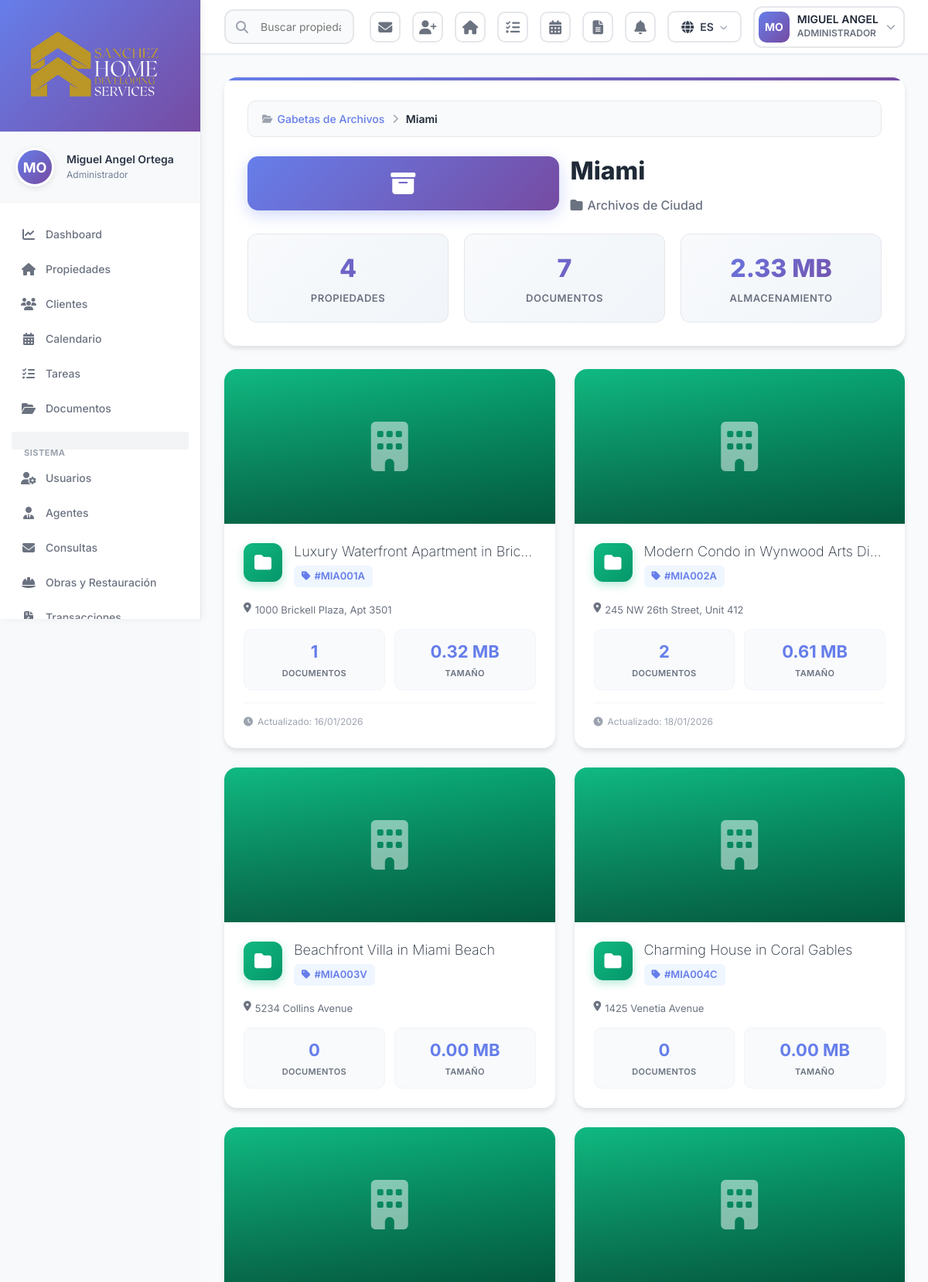
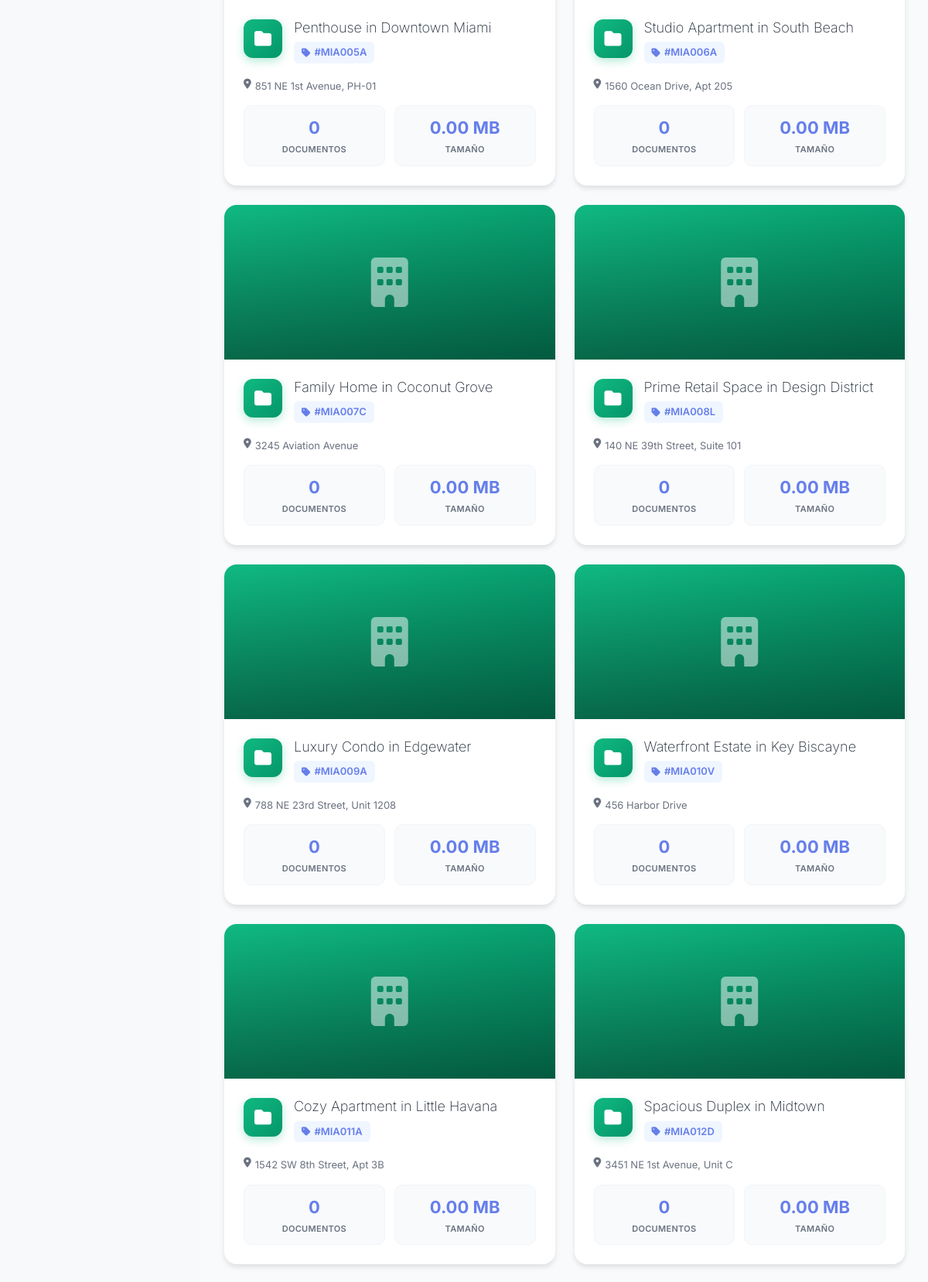
The page /documentos-ciudad.php?city=Miami (signed in, upper part) on the database its author committed (2 pictures, top to bottom).
### tables this page shows
CREATE TABLE `users` (
  `id` int(10) UNSIGNED NOT NULL,
  `username` varchar(100) NOT NULL,
  `email` varchar(255) NOT NULL,
  `password` varchar(255) NOT NULL,
  `first_name` varchar(100) NOT NULL,
  `last_name` varchar(100) NOT NULL,
  `phone` varchar(50) DEFAULT NULL,
  `phone_office` varchar(50) DEFAULT NULL,
  `profile_picture` varchar(500) DEFAULT NULL,
  `document_id` varchar(100) DEFAULT NULL,
  `date_of_birth` date DEFAULT NULL,
  `address` text DEFAULT NULL,
  `role_id` int(10) UNSIGNED NOT NULL,
  `office_id` int(10) UNSIGNED DEFAULT NULL,
  `status` enum('active','inactive','suspended') DEFAULT 'active',
  `position` varchar(150) DEFAULT NULL,
  `specialization` varchar(150) DEFAULT NULL,
  `license_number` varchar(100) DEFAULT NULL,
  `commission_sale` decimal(5,2) DEFAULT 0.00,
  `commission_rent` decimal(5,2) DEFAULT 0.00,
  `biography` text DEFAULT NULL,
  `linkedin_url` varchar(500) DEFAULT NULL,
  `facebook_url` varchar(500) DEFAULT NULL,
  `twitter_url` varchar(500) DEFAULT NULL,
  `instagram_url` varchar(500) DEFAULT NULL,
  `whatsapp_business` varchar(50) DEFAULT NULL,
  `language` varchar(5) DEFAULT 'en',
  `show_in_public_website` tinyint(1) DEFAULT 0,
  `total_sales` int(10) UNSIGNED DEFAULT 0,
  `total_rentals` int(10) UNSIGNED DEFAULT 0,
  `total_transaction_value` decimal(15,2) DEFAULT 0.00,
  `average_rating` decimal(3,2) DEFAULT 0.00,
  `email_verified_at` timestamp NULL DEFAULT NULL,
  `remember_token` varchar(100) DEFAULT NULL,
  `last_login` timestamp NULL DEFAULT NULL,
  `created_at` timestamp NULL DEFAULT current_timestamp(),
  `updated_at` timestamp NULL DEFAULT current_timestamp() ON UPDATE current_timestamp()
);

CREATE TABLE `roles` (
  `id` int(10) UNSIGNED NOT NULL,
  `name` varchar(100) NOT NULL,
  `display_name` varchar(150) NOT NULL,
  `description` text DEFAULT NULL,
  `permissions` longtext DEFAULT NULL CHECK (json_valid(`permissions`)),
  `is_active` tinyint(1) DEFAULT 1,
  `created_at` timestamp NULL DEFAULT current_timestamp(),
  `updated_at` timestamp NULL DEFAULT current_timestamp() ON UPDATE current_timestamp()
);

CREATE TABLE `properties` (
  `id` int(10) UNSIGNED NOT NULL,
  `reference` varchar(50) NOT NULL,
  `title` varchar(255) NOT NULL,
  `description` text DEFAULT NULL,
  `property_type_id` int(10) UNSIGNED NOT NULL,
  `operation_type` enum('sale','rent','vacation_rent','transfer') NOT NULL,
  `status` enum('available','reserved','rented','sold','retired','draft','deleted') DEFAULT 'draft',
  `price` decimal(15,2) NOT NULL,
  `currency` varchar(10) DEFAULT 'USD',
  `deposit` decimal(15,2) DEFAULT NULL,
  `community_fees` decimal(10,2) DEFAULT NULL,
  `ibi_annual` decimal(10,2) DEFAULT NULL,
  `price_per_sqm` decimal(10,2) DEFAULT NULL,
  `country` varchar(100) DEFAULT 'República Dominicana',
  `state_province` varchar(100) DEFAULT NULL,
  `city` varchar(100) DEFAULT NULL,
  `zone` varchar(150) DEFAULT NULL,
  `postal_code` varchar(20) DEFAULT NULL,
  `address` varchar(500) DEFAULT NULL,
  `latitude` decimal(10,8) DEFAULT NULL,
  `longitude` decimal(11,8) DEFAULT NULL,
  `bedrooms` int(10) UNSIGNED DEFAULT 0,
  `bathrooms` decimal(3,1) DEFAULT 0.0,
  `garage` tinyint(1) DEFAULT 0,
  `garage_spaces` int(10) UNSIGNED DEFAULT 0,
  `elevator` tinyint(1) DEFAULT 0,
  `floor_number` int(11) DEFAULT NULL,
  `total_floors` int(10) UNSIGNED DEFAULT NULL,
  `useful_area` decimal(10,2) DEFAULT NULL,
  `built_area` decimal(10,2) DEFAULT NULL,
  `plot_area` decimal(10,2) DEFAULT NULL,
  `year_built` int(10) UNSIGNED DEFAULT NULL,
  `orientation` enum('north','south','east','west','northeast','northwest','southeast','southwest') DEFAULT NULL,
  `conservation_status` varchar(100) DEFAULT NULL,
  `energy_certificate` varchar(10) DEFAULT NULL,
  `furnished` tinyint(1) DEFAULT 0,
  `owner_id` int(10) UNSIGNED DEFAULT NULL,
  `agent_id` int(10) UNSIGNED DEFAULT NULL,
  `second_agent_id` int(10) UNSIGNED DEFAULT NULL,
  `office_id` int(10) UNSIGNED DEFAULT NULL,
  `views_count` int(10) UNSIGNED DEFAULT 0,
  `inquiries_count` int(10) UNSIGNED DEFAULT 0,
  `favorites_count` int(10) UNSIGNED DEFAULT 0,
  `featured` tinyint(1) DEFAULT 0,
  `publish_on_website` tinyint(1) DEFAULT 0,
  `publish_on_homepage` tinyint(1) DEFAULT 0,
  `publish_portals` longtext DEFAULT NULL CHECK (json_valid(`publish_portals`)),
  `video_url` varchar(500) DEFAULT NULL,
  `virtual_tour_url` varchar(500) DEFAULT NULL,
  `expected_date` date DEFAULT NULL,
  `internal_notes` text DEFAULT NULL,
  `origin_agency` varchar(255) DEFAULT NULL,
  `created_at` timestamp NULL DEFAULT current_timestamp(),
  `updated_at` timestamp NULL DEFAULT current_timestamp() ON UPDATE current_timestamp(),
  `published_at` timestamp NULL DEFAULT NULL,
  `sold_at` timestamp NULL DEFAULT NULL
);

### documentos-ciudad.php (the view, shortened to what the rows shown need)
<?php
require_once 'config.php';
require_once 'database.php';
require_once 'functions.php';
$currentUser = getCurrentUser();
$city = $_GET['city'] ?? '';
$properties = db()->select("
    SELECT
        p.id,
        p.reference,
        p.title,
        p.address,
        p.city,
        pi.image_path as main_image,
        COUNT(DISTINCT d.id) as document_count,
        COALESCE(SUM(d.file_size), 0) as total_size,
        MAX(d.created_at) as last_update
    FROM properties p
    LEFT JOIN documents d ON p.id = d.property_id AND d.status = 'active'
    LEFT JOIN property_images pi ON p.id = pi.property_id AND pi.is_main = 1
    WHERE p.city = ?
    GROUP BY p.id, pi.image_path
    ORDER BY p.reference
", [$city]);
include 'header.php';
include 'sidebar.php';
?>
<div class="city-view-container">
    <div class="properties-grid">
        <?php if (empty($properties)): ?>
            <div class="empty-state">
                <i class="fas fa-building empty-icon"></i>
                <h3><?php echo __('documents.no_properties', [], 'No properties in this city'); ?></h3>
                <p class="text-muted"><?php echo __('documents.no_properties_registered', [], 'This city has no registered properties yet'); ?></p>
            </div>
        <?php else: ?>
            <?php foreach ($properties as $property):
                $hasImage = false;
                $webImagePath = '';
                if (!empty($property['main_image'])) {
                    $imagePath = $property['main_image'];
                    if (strpos($imagePath, 'uploads/') !== false) {
                        $webImagePath = substr($imagePath, strpos($imagePath, 'uploads/'));
                    } else {
                        $webImagePath = $imagePath;
                    }
                    $webImagePath = ltrim($webImagePath, '/');
                }
            ?>
            <div class="property-card" onclick="openProperty(<?php echo $property['id']; ?>)">
                <div class="property-card-image">
                    <?php if ($hasImage): ?>
                        <img src="<?php echo htmlspecialchars($webImagePath); ?>"
                             alt="<?php echo htmlspecialchars($property['title']); ?>"
                             onerror="this.style.display='none'; this.nextElementSibling.style.display='flex';">
                        <div class="property-card-image-overlay" style="display: none;">
                            <i class="fas fa-building"></i>
                        </div>
                    <?php else: ?>
                        <div class="property-card-image-overlay">
                            <i class="fas fa-building"></i>
                        </div>
                    <?php endif; ?>
                </div>
                <div class="property-card-content">
                    <div class="property-header">
                        <div class="property-icon-small">
                            <i class="fas fa-folder"></i>
                        </div>
                        <div class="property-info">
                            <h3><?php echo htmlspecialchars($property['title']); ?></h3>
                            <div class="property-reference">
                                <i class="fas fa-tag"></i> <?php echo htmlspecialchars($property['reference']); ?>
                            </div>
                        </div>
                    </div>
                    <div class="property-address">
                        <i class="fas fa-map-marker-alt"></i>
                        <span><?php echo htmlspecialchars($property['address']); ?></span>
                    </div>
                    <div class="property-stats">
                        <div class="property-stat">
                            <div class="property-stat-value"><?php echo $property['document_count']; ?></div>
                            <div class="property-stat-label"><?php echo __('documents.documents', [], 'Documents'); ?></div>
                        </div>
                        <div class="property-stat">
                            <div class="property-stat-value"><?php echo number_format($property['total_size'] / (1024 * 1024), 2); ?> MB</div>
                            <div class="property-stat-label"><?php echo __('documents.size', [], 'Size'); ?></div>
                        </div>
                    </div>
                    <?php if ($property['last_update']): ?>
                    <div class="mt-3">
                        <i class="fas fa-clock"></i>
                        <?php echo __('documents.updated', [], 'Updated'); ?>: <?php echo date('d/m/Y', strtotime($property['last_update'])); ?>
                    </div>
                    <?php endif; ?>
                </div>
            </div>
            <?php endforeach; ?>
        <?php endif; ?>
    </div>
</div>
<?php include 'footer.php'; ?>

### header.php (shortened to what the rows shown need)
<!DOCTYPE html>
<html lang="<?php echo currentLanguage() === 'es' ? 'es' : 'en'; ?>">
<head>
    <link href="https://cdn.jsdelivr.net/npm/bootstrap@5.3.0/dist/css/bootstrap.min.css" rel="stylesheet">
    <link rel="stylesheet" href="https://cdnjs.cloudflare.com/ajax/libs/font-awesome/6.4.0/css/all.min.css">
    <link rel="stylesheet" href="https://cdn.jsdelivr.net/npm/sweetalert2@11/dist/sweetalert2.min.css">
    <link rel="stylesheet" href="assets/css/style.css">
</head>
<body>
<div class="header-modern">
    <div class="header-actions">
        <div class="custom-dropdown" id="userDropdown">
            <div class="custom-dropdown-toggle user-dropdown-toggle">
                <?php if($currentUser['profile_picture']): ?>
                <img src="<?php echo htmlspecialchars($currentUser['profile_picture']); ?>"
                     alt="<?php echo htmlspecialchars($currentUser['first_name']); ?>"
                     class="user-avatar-header">
                <?php else: ?>
                <div class="user-avatar-header" style="background: linear-gradient(135deg, #667eea 0%, #764ba2 100%); display: flex; align-items: center; justify-content: center; color: white; font-weight: 700; font-size: 14px;">
                    <?php echo strtoupper(substr($currentUser['first_name'], 0, 1) . substr($currentUser['last_name'], 0, 1)); ?>
                </div>
                <?php endif; ?>
                <div class="user-info-header">
                    <div class="user-info-name"><?php echo htmlspecialchars($currentUser['first_name']); ?></div>
                    <div class="user-info-role"><?php echo htmlspecialchars($currentUser['role']['display_name'] ?? __('user', [], 'Usuario')); ?></div>
                </div>
                <i class="fas fa-chevron-down" style="color: #9ca3af; font-size: 12px;"></i>
            </div>
        </div>
    </div>
</div>
</body>
</html>
</body>
</html>

### sidebar.php (shortened to what the rows shown need)
<aside class="sidebar" id="sidebar">
    <div class="user-profile-section">
        <div class="d-flex align-items-center gap-3">
            <?php if($currentUser['profile_picture']): ?>
            <img src="<?php echo htmlspecialchars($currentUser['profile_picture']); ?>"
                 alt="<?php echo htmlspecialchars($currentUser['first_name']); ?>"
                 class="user-avatar">
            <?php else: ?>
            <div class="user-avatar-placeholder">
                <?php echo strtoupper(substr($currentUser['first_name'], 0, 1) . substr($currentUser['last_name'], 0, 1)); ?>
            </div>
            <?php endif; ?>
            <div class="flex-grow-1 user-info">
                <h6 class="user-name">
                    <?php echo htmlspecialchars($currentUser['first_name'] . ' ' . $currentUser['last_name']); ?>
                </h6>
                <small class="user-role">
                    <?php echo htmlspecialchars($currentUser['role']['display_name'] ?? __('user', [], 'Usuario')); ?>
                </small>
            </div>
        </div>
    </div>
</aside>

### rows shown on the page
users: first_name+last_name "MO", first_name "MIGUEL ANGEL", first_name+last_name "Miguel Angel Ortega"
roles: display_name "ADMINISTRADOR", display_name "Administrador"
properties: title "Luxury Waterfront Apartment in Bric…", reference "#MIA001A", address "1000 Brickell Plaza, Apt 3501", document_count "1", total_size "0.32", last_update "16/01/2026"
properties: title "Modern Condo in Wynwood Arts Di…", reference "#MIA002A", address "245 NW 26th Street, Unit 412", document_count "2", total_size "0.61", last_update "18/01/2026"
properties: title "Beachfront Villa in Miami Beach", reference "#MIA003V", address "5234 Collins Avenue", document_count "0", total_size "0.00"
properties: title "Charming House in Coral Gables", reference "#MIA004C", address "1425 Venetia Avenue", document_count "0", total_size "0.00"
properties: title "Penthouse in Downtown Miami", reference "#MIA005A", address "851 NE 1st Avenue, PH-01", document_count "0", total_size "0.00"
properties: title "Studio Apartment in South Beach", reference "#MIA006A", address "1560 Ocean Drive, Apt 205", document_count "0", total_size "0.00"
properties: title "Family Home in Coconut Grove", reference "#MIA007C", address "3245 Aviation Avenue", document_count "0", total_size "0.00"
properties: title "Prime Retail Space in Design District", reference "#MIA008L", address "140 NE 39th Street, Suite 101", document_count "0", total_size "0.00"
properties: title "Luxury Condo in Edgewater", reference "#MIA009A", address "788 NE 23rd Street, Unit 1208", document_count "0", total_size "0.00"
properties: title "Waterfront Estate in Key Biscayne", reference "#MIA010V", address "456 Harbor Drive", document_count "0", total_size "0.00"
properties: title "Cozy Apartment in Little Havana", reference "#MIA011A", address "1542 SW 8th Street, Apt 3B", document_count "0", total_size "0.00"
properties: title "Spacious Duplex in Midtown", reference "#MIA012D", address "3451 NE 1st Avenue, Unit C", document_count "0", total_size "0.00"

### other values the page prints
__('menu.dashboard', [], 'Dashboard') "Dashboard"
__('menu.properties', [], 'Propiedades') "Propiedades"
__('menu.clients', [], 'Clientes') "Clientes"
__('menu.calendar', [], 'Calendario') "Calendario"
__('menu.tasks', [], 'Tareas') "Tareas"
__('menu.documents', [], 'Documentos') "Documentos"
__('menu.system', [], 'Gestión') "SISTEMA"
__('menu.users', [], 'Usuarios') "Usuarios"
__('menu.agents', [], 'Agentes') "Agentes"
__('menu.inquiries', [], 'Consultas') "Consultas"
__('menu.projects', [], 'Obras y Restauración') "Obras y Restauración"
__('documents.file_cabinets', [], 'File Cabinets') "Gabetas de Archivos"
$city "Miami"
__('documents.city_cabinet', [], 'City File Cabinet') "Archivos de Ciudad"
$cityStats['total_properties'] "4"
